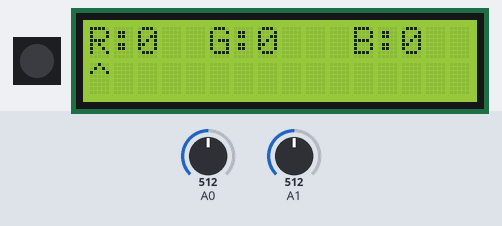
Recording of a sketch running on a simulated Arduino Uno, built with avr-gcc and run on an emulated ATmega328P. Parts: 1 RGB LEDs in strip order, left to right, 16×2 character LCD. Inputs (shaded band) come from the test bench; at power-on: A1 = 512, A0 = 512. Dim RGB values are drawn brighter than linear; what the sketch prints to the serial monitor is not drawn.

Above: at 1.2 s.
1.3 s: A1 set to 591
4.3 s: A1 set to 600
5.8 s: A0 set to 583
8.8 s: A0 set to 608
At 9.33 s:
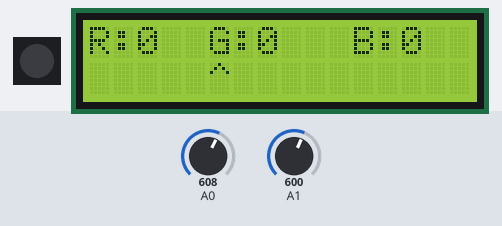
11.0 s: A1 set to 716
At 11.31 s:
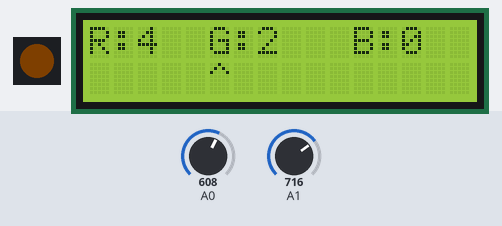
At 11.93 s:
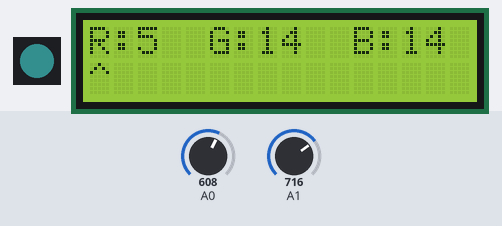
13.5 s: A0 set to 306
At 19.9 s:
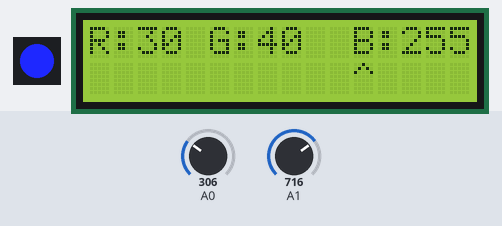
Timing chart, 0 to 21.4 s (numbered marks = the images above; inputs shaded):
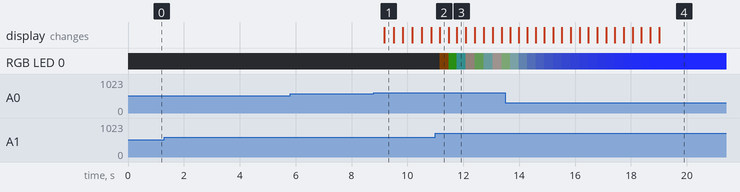

The sketch:

5_3.ino
```cpp
#include <Wire.h>
#include <LiquidCrystal_I2C.h>
#include <ChainableLED.h>
#define clkPin 7
#define dataPin 8

ChainableLED led(clkPin, dataPin, 1);
LiquidCrystal_I2C lcd(0x27,16,2);

void setup() {
  // put your setup code here, to run once:
  Serial.begin(9600);
  led.init();
  lcd.begin();
  setDisplay();
}
int state= 0,timePrev=0;
int color[3];
void loop() {
  // put your main code here, to run repeatedly:
  int x,y,timeElap;
  x = analogRead(A0);
  x = map(x,0,900,0,255);
  Serial.print("x" );
  Serial.println(x );
  y = analogRead(A1);
  y = map(y,0,900,0,255);
  Serial.print("y" );
  Serial.println(y );
  timeElap = millis();


  //switch colour
  if(timeElap-timePrev>300){
    timePrev = timeElap;
    if(x <= 85){
      state--;
      if(state<0){
        state=2;
      }
      setDisplay();
    }
    else if(x >= 170){
      state++;
      if(state>2){
        state = 0;
      }
      setDisplay();
    }
  }

  //adjust colour
  if(y>=170){
    if(color[state]>=254){
      color[state]=254;
    }
    color[state]++;
    setDisplay();
  }
  if(y<=170){
    if(color[state]<=1){
      color[state]=1;
    }
    color[state]--;
    setDisplay();
  }
  led.setColorRGB(0,color[0],color[1],color[2]);
}

void setDisplay(){
  lcd.clear();
  lcd.print("R:");
  lcd.print(color[0]);
  lcd.setCursor(5,0);
  lcd.print("G:");
  lcd.print(color[1]);
  lcd.setCursor(11,0);
  lcd.print("B:");
  lcd.print(color[2]);
  if(state == 0){lcd.setCursor(0,1);}
  else if(state == 1){lcd.setCursor(5,1);}
  else{lcd.setCursor(11,1);}
  lcd.print("^");
}
```

Measured:
- after the input at 8.8 s, the display: changes after 0.37 s (image 1)
- after the input at 11.0 s, the display: changes after 0.16 s (image 2)
- after the input at 13.5 s, the display: first changes after 0.18 s (image 4 shows a later state)
